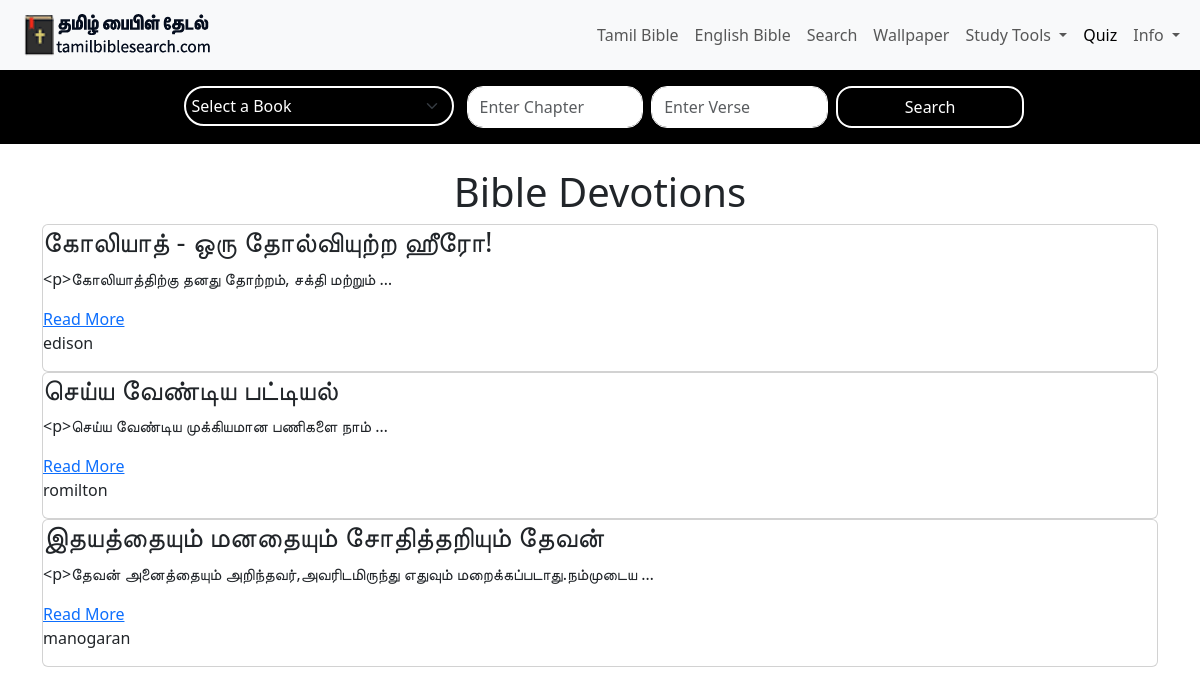
Page /all_devotions on the earlier database version.
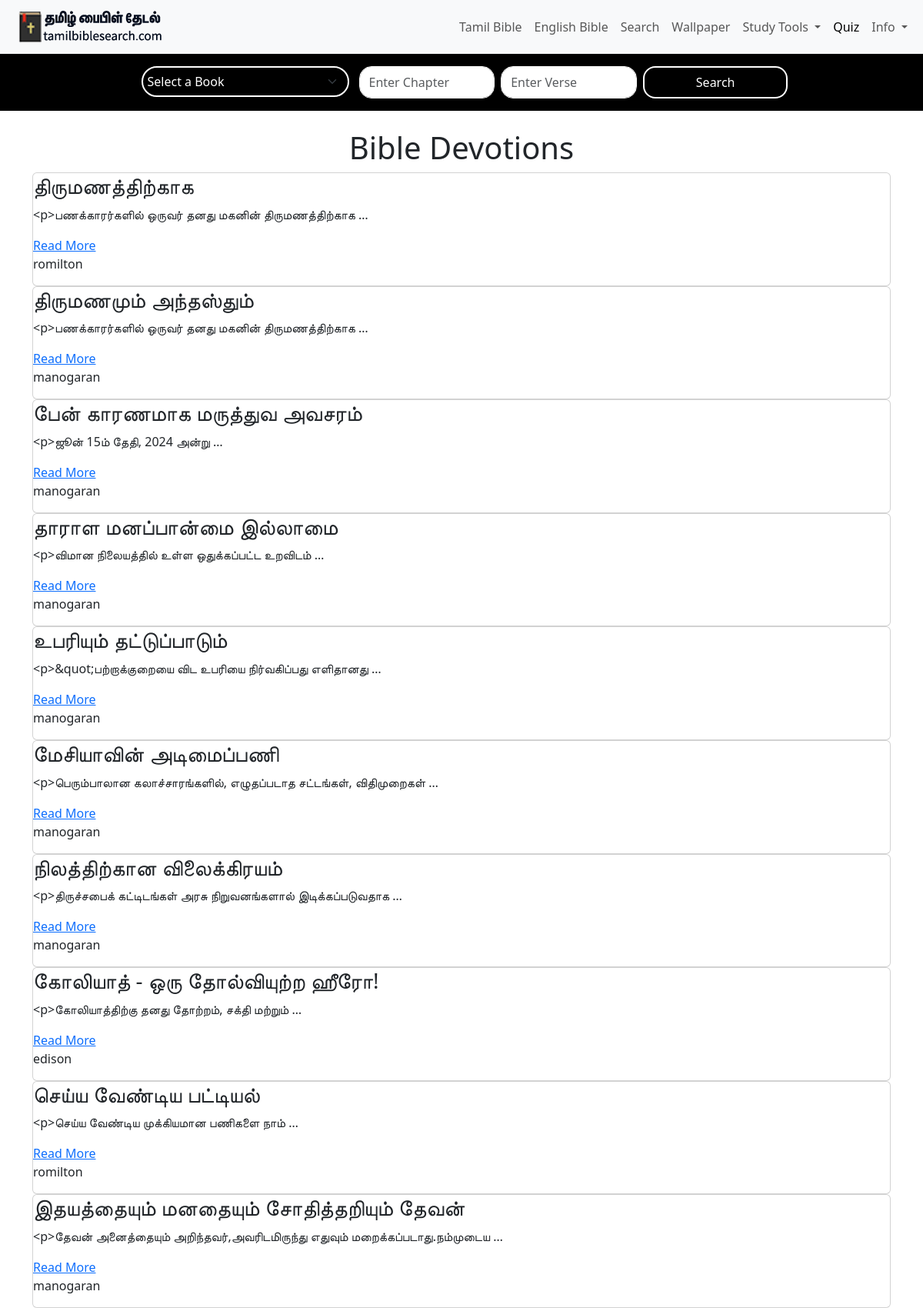
Same page on the later database version.
### myapp/models.py (models this page shows, shortened)
class Authormessage(models.Model):
    title = models.CharField(max_length=100)
    url = models.CharField(max_length=100)
    author = models.ForeignKey('Author', on_delete=models.CASCADE, related_name='bible_references')
    select_tag = models.ManyToManyField('TaxonomyBibleStudy', related_name='selected_tags')
    tamil_bible_message = RichTextField(null=True, blank=True)
    view_count = models.IntegerField(default=0)  # Field to track view count

class Author(models.Model):
    add_author = models.CharField(max_length=100)

### myapp/views.py (the view)
# urls.py: path('all_devotions',views.all_devotions,name='all_devotions'),
def all_devotions(request):
    books= BibleDb.objects.values('tamilname').distinct()
    all_devotions=Authormessage.objects.all().order_by('-id')
    return render(request,'bible_devotions_all.html',{'all_devotions' : all_devotions,'books': books })

### myapp/templates/bible_devotions_all.html (shortened to what this page needs)
{% extends 'base.html' %}
{% load static %}
{% block content %}
<!DOCTYPE html>
<html lang="en">
<head>
</head>
<body>
    <h1 style="text-align:center">Bible Devotions</h1>
    <div class="container">
        <div class="grid">
            {% for devotion in all_devotions %}
            <div class="card">
                <h3>{{ devotion.title }}</h3>
                <p> {{ devotion.tamil_bible_message|truncatewords:5 }} </p>
                <a href="{% url 'sermon_detail' devotion.url %}">Read More</a>
                <p class="author">{{ devotion.author.add_author }}</p>
            </div>
            {% endfor %}
        </div>
    </div>
</body>
{% endblock %}

Differences in the rows shown:
added Authormessage: title "திருமணத்திற்காக", tamil_bible_message "<p>பணக்காரர்களில் ஒருவர் தனது மகனின் திருமணத்திற்காக …", author.add_author "romilton"
added Authormessage: title "திருமணமும் அந்தஸ்தும்", tamil_bible_message "<p>பணக்காரர்களில் ஒருவர் தனது மகனின் திருமணத்திற்காக …", author.add_author "manogaran"
added Authormessage: title "பேன் காரணமாக மருத்துவ அவசரம்", tamil_bible_message "<p>ஜூன் 15ம் தேதி, 2024 அன்று …", author.add_author "manogaran"
added Authormessage: title "தாராள மனப்பான்மை இல்லாமை", tamil_bible_message "<p>விமான நிலையத்தில் உள்ள ஒதுக்கப்பட்ட உறவிடம் …", author.add_author "manogaran"
added Authormessage: title "உபரியும் தட்டுப்பாடும்", tamil_bible_message "<p>&quot;பற்றாக்குறையை விட உபரியை நிர்வகிப்பது எளிதானது …", author.add_author "manogaran"
added Authormessage: title "மேசியாவின் அடிமைப்பணி", tamil_bible_message "<p>பெரும்பாலான கலாச்சாரங்களில், எழுதப்படாத சட்டங்கள், விதிமுறைகள் …", author.add_author "manogaran"
added Authormessage: title "நிலத்திற்கான விலைக்கிரயம்", tamil_bible_message "<p>திருச்சபைக் கட்டிடங்கள் அரசு நிறுவனங்களால் இடிக்கப்படுவதாக …", author.add_author "manogaran"
